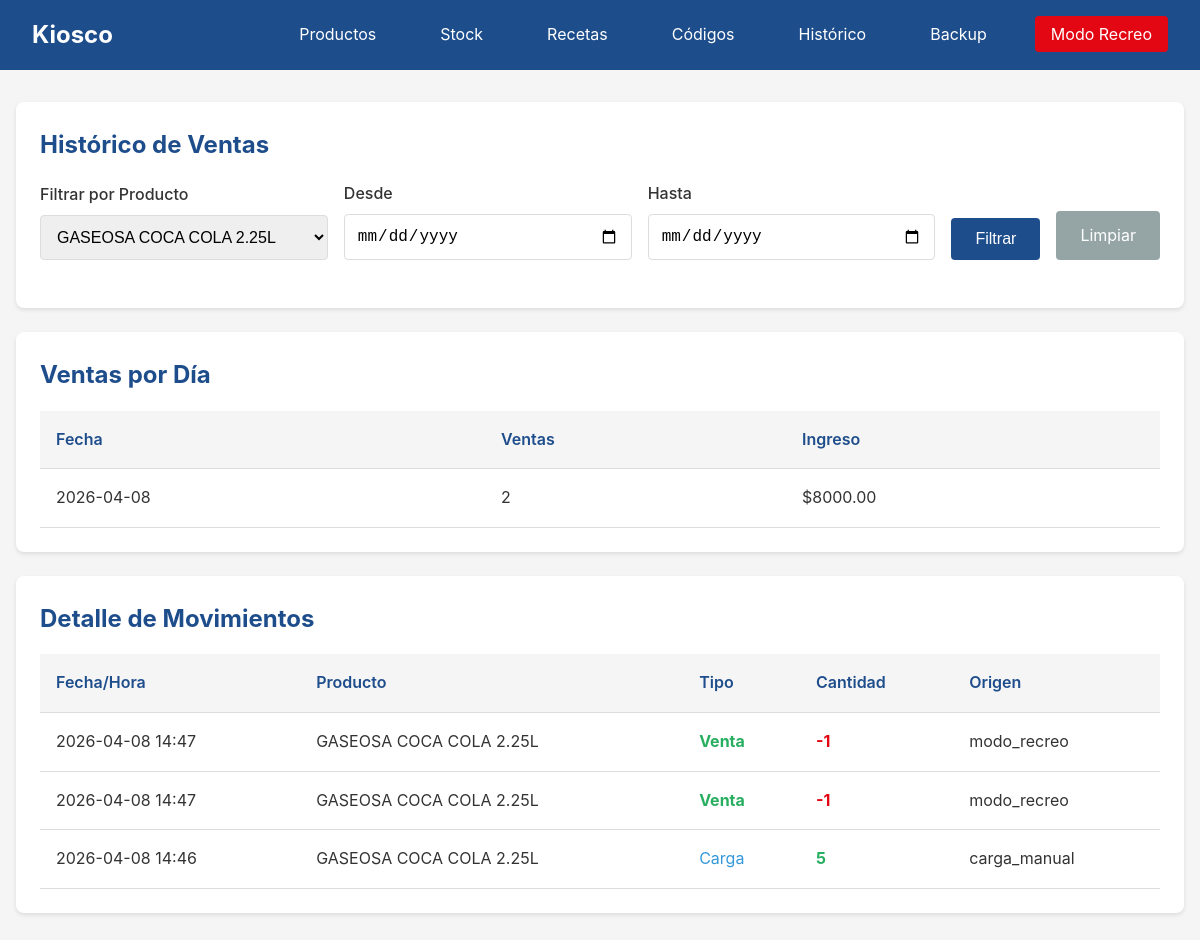
The page /historico/?producto_id=1 on the database as committed earlier.
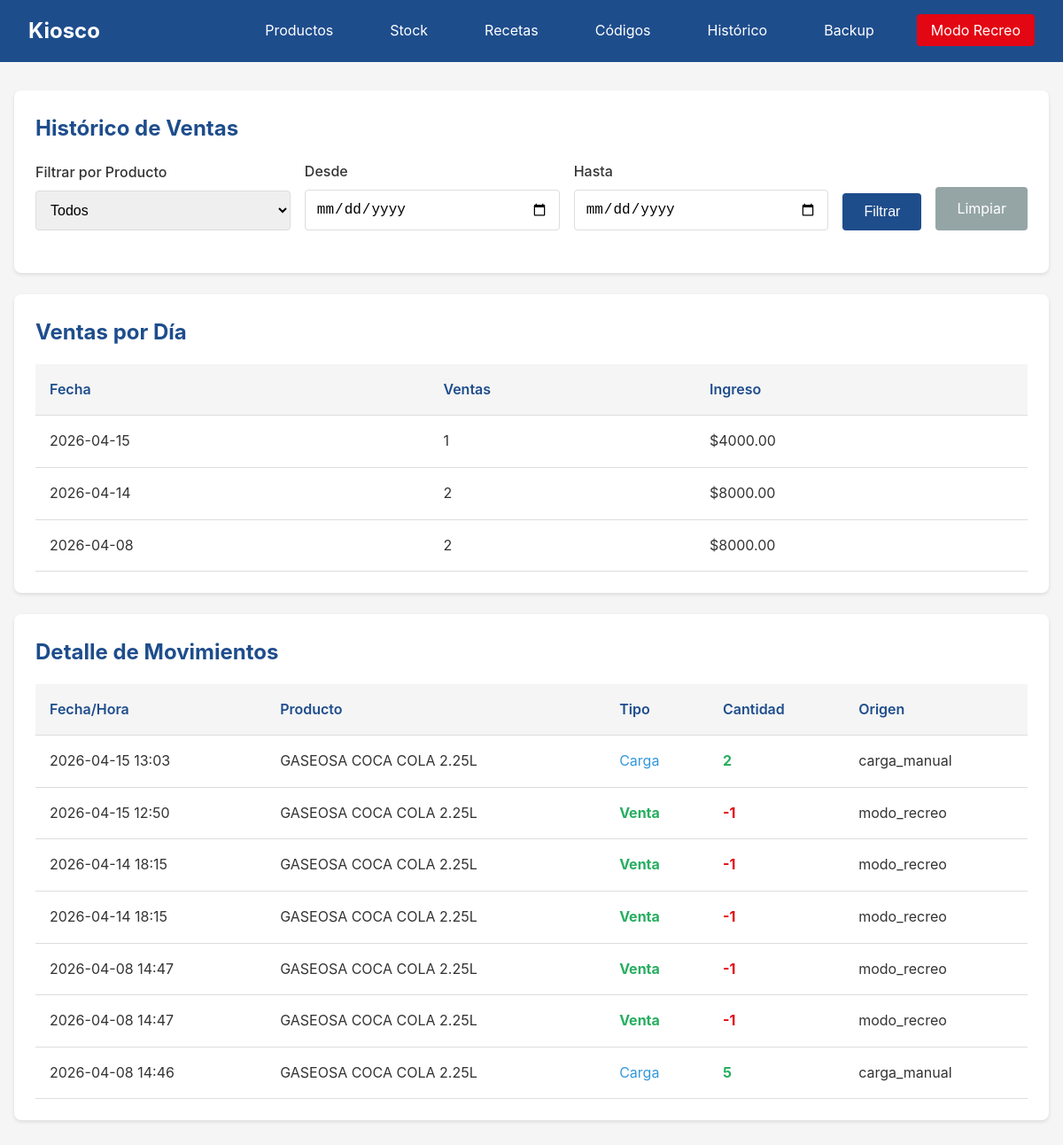
The same page on the database as committed later.
### models.py (models this page shows)
class MovimientoStock(db.Model):
    __tablename__ = 'movimientos_stock'
    id = db.Column(db.Integer, primary_key=True)
    producto_id = db.Column(db.Integer, db.ForeignKey('productos.id'), nullable=False)
    tipo = db.Column(db.Text, nullable=False)
    cantidad = db.Column(db.Integer, nullable=False)
    origen = db.Column(db.Text, nullable=False)
    timestamp = db.Column(db.Text, default=lambda: datetime.now().isoformat())
    notas = db.Column(db.Text, nullable=True)
    producto = db.relationship('Producto')

class Producto(db.Model):
    __tablename__ = 'productos'
    id = db.Column(db.Integer, primary_key=True)
    nombre = db.Column(db.Text, nullable=False)
    codigo_barras = db.Column(db.Text, unique=True, nullable=False)
    codigo_tipo = db.Column(db.Text, nullable=False)
    foto_path = db.Column(db.Text, nullable=True)
    precio_venta = db.Column(db.Float, nullable=False)
    precio_costo = db.Column(db.Float, nullable=True)
    activo = db.Column(db.Integer, default=1)
    creado_en = db.Column(db.Text, default=lambda: datetime.now().isoformat())
    actualizado_en = db.Column(db.Text, default=lambda: datetime.now().isoformat(), onupdate=lambda: datetime.now().isoformat())
    stock = db.relationship('Stock', backref='producto', uselist=False)
    recetas = db.relationship('Receta', backref='producto')

### routes/historico.py (the view)
@historico_bp.route('/')
def index():
    producto_id = request.args.get('producto_id', '')
    fechaDesde = request.args.get('fecha_desde', '')
    fechaHasta = request.args.get('fecha_hasta', '')
    query = MovimientoStock.query
    if producto_id:
        query = query.filter_by(producto_id=int(producto_id))
    if fechaDesde:
        desde = datetime.fromisoformat(fechaDesde)
        query = query.filter(MovimientoStock.timestamp >= desde.isoformat())
    if fechaHasta:
        hasta = datetime.fromisoformat(fechaHasta)
        hasta = hasta + timedelta(days=1)
        query = query.filter(MovimientoStock.timestamp < hasta.isoformat())
    movimientos = query.order_by(MovimientoStock.timestamp.desc()).all()
    productos = Producto.query.filter_by(activo=1).all()
    datos_diarios = {}
    for m in movimientos:
        if m.tipo == 'venta':
            fecha = m.timestamp[:10]
            if fecha not in datos_diarios:
                datos_diarios[fecha] = {'ventas': 0, 'ingreso': 0}
            datos_diarios[fecha]['ventas'] += 1
            producto = Producto.query.get(m.producto_id)
            if producto:
                datos_diarios[fecha]['ingreso'] += producto.precio_venta
    dias_ordenados = sorted(datos_diarios.items(), key=lambda x: x[0], reverse=True)
    return render_template('historico/index.html',
                           movimientos=movimientos,
                           productos=productos,
                           producto_id=producto_id,
                           fecha_desde=fechaDesde,
                           fecha_hasta=fechaHasta,
                           datos_diarios=dias_ordenados)

### templates/historico/index.html (shortened to what this page needs)
{% extends 'base.html' %}
{% block content %}
<div class="card">
    <h2>Histórico de Ventas</h2>
    <form method="GET" action="{{ url_for('historico.index') }}" style="margin-bottom: 1.5rem;">
        <div style="display:flex;gap:1rem;flex-wrap:wrap;align-items:end;">
            <div class="form-group" style="flex:1;min-width:150px;margin-bottom:0;">
                <label for="producto_id">Filtrar por Producto</label>
                <select id="producto_id" name="producto_id">
                    <option value="">Todos</option>
                    {% for p in productos %}
                    <option value="{{ p.id }}" {% if producto_id == p.id|string %}selected{% endif %}>{{ p.nombre }}</option>
                    {% endfor %}
                </select>
            </div>
            <div class="form-group" style="flex:1;min-width:150px;margin-bottom:0;">
                <label for="fecha_desde">Desde</label>
                <input type="date" id="fecha_desde" name="fecha_desde" value="{{ fecha_desde }}">
            </div>
            <div class="form-group" style="flex:1;min-width:150px;margin-bottom:0;">
                <label for="fecha_hasta">Hasta</label>
                <input type="date" id="fecha_hasta" name="fecha_hasta" value="{{ fecha_hasta }}">
            </div>
            <button type="submit" class="btn btn-primary">Filtrar</button>
            <a href="{{ url_for('historico.index') }}" class="btn btn-secondary">Limpiar</a>
        </div>
    </form>
</div>
{% if datos_diarios %}
<div class="card">
    <h2>Ventas por Día</h2>
    <table>
        <thead>
            <tr>
                <th>Fecha</th>
                <th>Ventas</th>
                <th>Ingreso</th>
            </tr>
        </thead>
        <tbody>
            {% for fecha, datos in datos_diarios %}
            <tr>
                <td>{{ fecha }}</td>
                <td>{{ datos.ventas }}</td>
                <td>${{ "%.2f"|format(datos.ingreso) }}</td>
            </tr>
            {% endfor %}
        </tbody>
    </table>
</div>
{% endif %}
<div class="card">
    <h2>Detalle de Movimientos</h2>
    {% if movimientos %}
    <table>
        <thead>
            <tr>
                <th>Fecha/Hora</th>
                <th>Producto</th>
                <th>Tipo</th>
                <th>Cantidad</th>
                <th>Origen</th>
            </tr>
        </thead>
        <tbody>
            {% for m in movimientos %}
            <tr>
                <td>{{ m.timestamp[:16].replace('T', ' ') }}</td>
                <td>
                    {% if m.producto %}
                    {{ m.producto.nombre }}
                    {% else %}
                    Producto #{{ m.producto_id }}
                    {% endif %}
                </td>
                <td>
                    {% if m.tipo == 'venta' %}
                    <span style="color:#27ae60;font-weight:bold;">Venta</span>
                    {% elif m.tipo == 'carga' %}
                    <span style="color:#3498db;">Carga</span>
                    {% else %}
                    {{ m.tipo }}
                    {% endif %}
                </td>
                <td class="{% if m.cantidad < 0 %}stock-zero{% elif m.cantidad > 0 %}stock-ok{% endif %}">
                    {{ m.cantidad }}
                </td>
                <td>{{ m.origen }}</td>
            </tr>
            {% endfor %}
        </tbody>
    </table>
    {% else %}
    <p style="color:#666;text-align:center;padding:2rem;">No hay movimientos en el período seleccionado.</p>
    {% endif %}
</div>
{% endblock %}

### templates/base.html (shortened to what this page needs)
<!DOCTYPE html>
<html lang="es">
<head>
    <link rel="stylesheet" href="{{ url_for('static', filename='css/estilo.css') }}">
</head>
<body>
    <nav class="navbar">
        <div class="nav-brand">Kiosco</div>
        <ul class="nav-links">
            <li><a href="{{ url_for('productos.index') }}">Productos</a></li>
            <li><a href="{{ url_for('stock.index') }}">Stock</a></li>
            <li><a href="{{ url_for('recetas.index') }}">Recetas</a></li>
            <li><a href="{{ url_for('codigos.index') }}">Códigos</a></li>
            <li><a href="{{ url_for('historico.index') }}">Histórico</a></li>
            <li><a href="{{ url_for('backup.index') }}">Backup</a></li>
            <li><a href="{{ url_for('modo_recreo.index') }}" class="btn-modo-recreo">Modo Recreo</a></li>
        </ul>
    </nav>
    <main class="container">
        {% block content %}{% endblock %}
    </main>
</body>
</html>

### static/css/estilo.css (style rules this page uses)
* { margin: 0; padding: 0; box-sizing: border-box; }
:root { --azul: #1e4d8c; --azul-hover: #163a6b; --rojo: #e30613; --rojo-hover: #c20510; --blanco: #ffffff; --gris: #f5f5f5; --gris-oscuro: #333; }
body { font-family: -apple-system, BlinkMacSystemFont, 'Segoe UI', Roboto, sans-serif; background: var(--gris); color: var(--gris-oscuro); line-height: 1.6; }
.navbar { background: var(--azul); color: var(--blanco); padding: 1rem 2rem; display: flex; justify-content: space-between; align-items: center; }
.nav-brand { font-size: 1.5rem; font-weight: bold; display: flex; align-items: center; gap: 10px; }
.nav-links { display: flex; list-style: none; gap: 2rem; }
.nav-links a { color: var(--blanco); text-decoration: none; padding: 0.5rem 1rem; border-radius: 4px; transition: background 0.2s; }
.btn-modo-recreo { background: var(--rojo); }
.container { max-width: 1200px; margin: 2rem auto; padding: 0 1rem; }
.card { background: var(--blanco); border-radius: 8px; box-shadow: 0 2px 4px rgba(0,0,0,0.1); padding: 1.5rem; margin-bottom: 1.5rem; }
.card h2 { margin-bottom: 1rem; color: var(--azul); }
.btn { display: inline-block; padding: 0.75rem 1.5rem; border: none; border-radius: 4px; cursor: pointer; font-size: 1rem; text-decoration: none; transition: all 0.2s; }
.btn-primary { background: var(--azul); color: var(--blanco); }
.btn-secondary { background: #95a5a6; color: var(--blanco); }
.form-group { margin-bottom: 1rem; }
.form-group label { display: block; margin-bottom: 0.5rem; font-weight: 500; }
.form-group input, .form-group select, .form-group textarea { width: 100%; padding: 0.75rem; border: 1px solid #ddd; border-radius: 4px; font-size: 1rem; }
table { width: 100%; border-collapse: collapse; }
th, td { padding: 1rem; text-align: left; border-bottom: 1px solid #ddd; }
th { background: var(--gris); font-weight: 600; color: var(--azul); }
.stock-ok { color: #27ae60; font-weight: bold; }
.stock-zero { color: var(--rojo); font-weight: bold; }

Rows that differ between the two databases and show on the page:
added MovimientoStock: timestamp "2026-04-15 13:03", producto.nombre "GASEOSA COCA COLA 2.25L", tipo "Carga", cantidad "2", origen "carga_manual"
added MovimientoStock: timestamp "2026-04-15 12:50", producto.nombre "GASEOSA COCA COLA 2.25L", tipo "Venta", cantidad "-1", origen "modo_recreo"
added MovimientoStock: timestamp "2026-04-14 18:15", producto.nombre "GASEOSA COCA COLA 2.25L", tipo "Venta", cantidad "-1", origen "modo_recreo"
added MovimientoStock: timestamp "2026-04-14 18:15", producto.nombre "GASEOSA COCA COLA 2.25L", tipo "Venta", cantidad "-1", origen "modo_recreo"
Other text that changed with them:
form field producto_id: "GASEOSA COCA COLA 2.25L" → "Todos"
new list line: "2026-04-15 1 $ 4000.00"
new list line: "2026-04-14 2 $ 8000.00"
